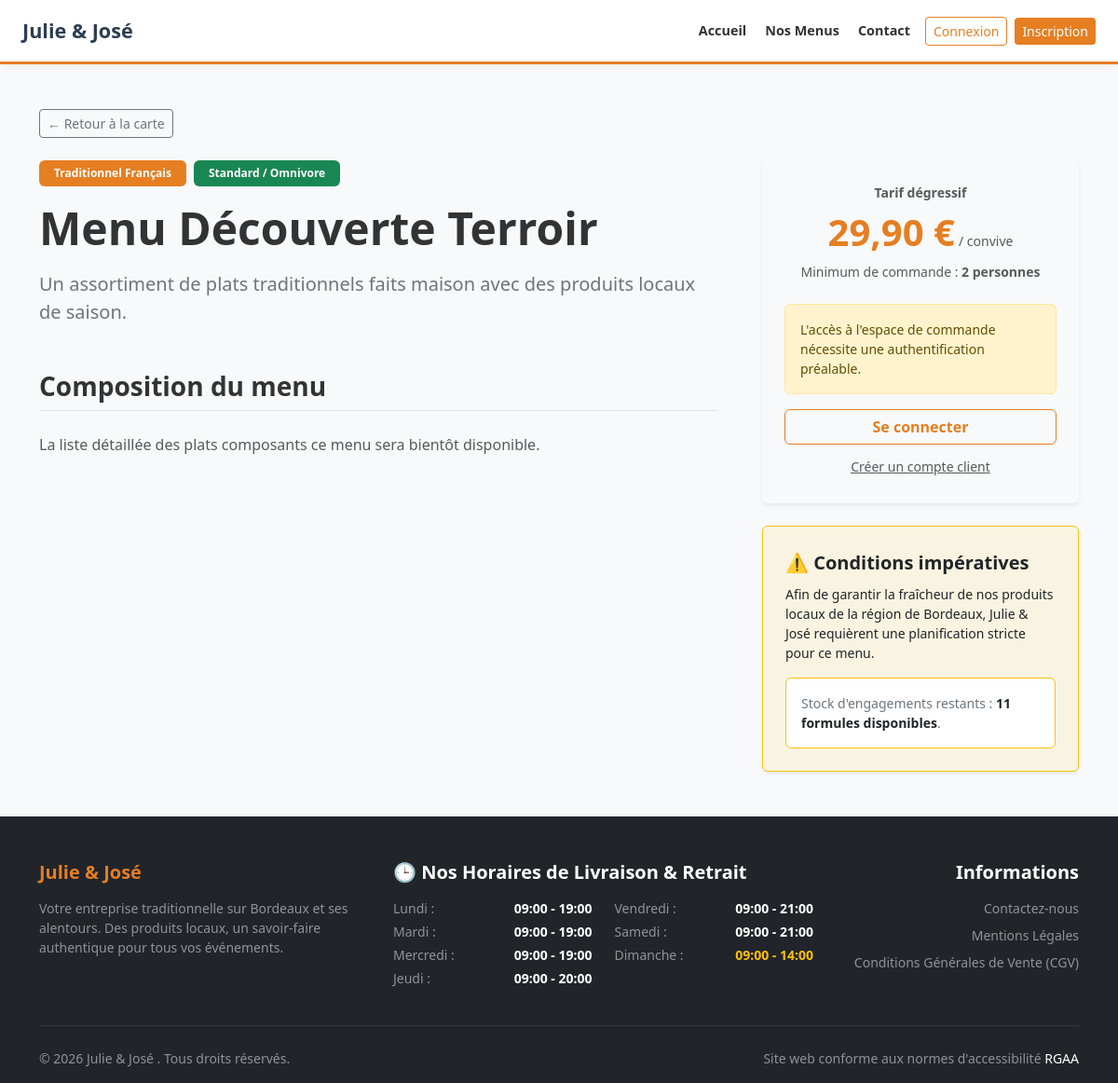
/menu_detail.php?id=1, run on the app's committed database.
### tables this page shows
CREATE TABLE `menu` (
  `menu_id` int(11) NOT NULL,
  `titre` varchar(50) NOT NULL,
  `nombre_personne_minimum` int(11) NOT NULL,
  `prix_par_personne` double NOT NULL,
  `regime` varchar(50) DEFAULT NULL,
  `description` varchar(250) DEFAULT NULL,
  `quantite_restante` int(11) DEFAULT NULL,
  `regime_id` int(11) DEFAULT NULL,
  `theme_id` int(11) DEFAULT NULL
);

CREATE TABLE `theme` (
  `theme_id` int(11) NOT NULL,
  `libelle` varchar(50) NOT NULL
);

CREATE TABLE `regime` (
  `regime_id` int(11) NOT NULL,
  `libelle` varchar(50) NOT NULL
);

### public/menu_detail.php (the view, shortened to what this page needs)
<?php
require_once __DIR__ . '/../includes/header.php';
require_once __DIR__ . '/../includes/db_connect.php';
$menu_id = isset($_GET['id']) ? (int)$_GET['id'] : 0;
$queryMenu = "SELECT m.*, t.libelle AS theme_nom, r.libelle AS regime_nom
              FROM menu m
              LEFT JOIN theme t ON m.theme_id = t.theme_id
              LEFT JOIN regime r ON m.regime_id = r.regime_id
              WHERE m.menu_id = ?";
$stmtMenu = $pdo->prepare($queryMenu);
$stmtMenu->execute([$menu_id]);
$menu = $stmtMenu->fetch();
$queryPlats = "SELECT p.* FROM plat p
               JOIN menu_plat mp ON p.plat_id = mp.plat_id
               WHERE mp.menu_id = ?";
$stmtPlats = $pdo->prepare($queryPlats);
$stmtPlats->execute([$menu_id]);
$plats = $stmtPlats->fetchAll();
?>
<div class="container py-5">
    <div class="mb-4">
        <a href="menus.php" class="btn btn-outline-secondary btn-sm">← Retour à la carte</a>
    </div>
    <div class="row g-5">
        <div class="col-lg-8">
            <div class="d-flex align-items-center gap-2 mb-3">
                <span class="badge bg-primary px-3 py-2"><?= htmlspecialchars($menu['theme_nom'] ?? 'Événement') ?></span>
                <span class="badge bg-success px-3 py-2"><?= htmlspecialchars($menu['regime_nom'] ?? 'Classique') ?></span>
            </div>
            <h1 class="display-5 fw-bold mb-3"><?= htmlspecialchars($menu['titre']) ?></h1>
            <p class="lead text-secondary mb-5"><?= htmlspecialchars($menu['description']) ?></p>
            <h3 class="fw-bold mb-4 border-bottom pb-2">Composition du menu</h3>
            <?php if (empty($plats)): ?>
                <p class="text-muted italic">La liste détaillée des plats composants ce menu sera bientôt disponible.</p>
            <?php endif; ?>
        </div>
        <div class="col-lg-4">
            <div class="card border-0 shadow-sm p-4 bg-light mb-4 text-center">
                <span class="text-muted small uppercase fw-bold">Tarif dégressif</span>
                <div class="my-2">
                    <span class="display-6 fw-bold text-primary"><?= number_format($menu['prix_par_personne'], 2, ',', ' ') ?> €</span>
                    <span class="text-muted small"> / convive</span>
                </div>
                <div class="text-muted small mb-4">
                    Minimum de commande : <strong><?= (int)$menu['nombre_personne_minimum'] ?> personnes</strong>
                </div>
                <?php if (isset($_SESSION['user_id'])): ?>
                    <a href="commande.php?menu_id=<?= $menu['menu_id'] ?>" class="btn btn-primary btn-lg w-100 text-white fw-bold shadow-sm">
                        Commander ce menu
                    </a>
                <?php else: ?>
                    <div class="alert alert-warning small text-start mb-3">
                        L'accès à l'espace de commande nécessite une authentification préalable.
                    </div>
                    <a href="login.php" class="btn btn-outline-primary w-100 fw-bold mb-2">Se connecter</a>
                    <a href="register.php" class="btn btn-link btn-sm w-100 text-muted">Créer un compte client</a>
                <?php endif; ?>
            </div>
            <div class="card border-warning bg-warning bg-opacity-10 p-4 shadow-sm">
                <div class="d-flex align-items-center gap-2 mb-2 text-warning-dark">
                    <strong class="fs-5">⚠️ Conditions impératives</strong>
                </div>
                <p class="small text-dark mb-3">
                    Afin de garantir la fraîcheur de nos produits locaux de la région de Bordeaux, Julie & José requièrent une planification stricte pour ce menu.
                </p>
                <div class="small bg-white p-3 rounded border border-warning border-opacity-20 text-secondary">
                    Stock d'engagements restants : <strong class="text-dark"><?= (int)$menu['quantite_restante'] ?> formules disponibles</strong>.
                </div>
            </div>
        </div>
    </div>
</div>
<?php require_once __DIR__ . '/../includes/footer.php'; ?>

### assets/style.css (style rules this page uses)
:root { --main-orange: #FF7F50; --dark-orange: #E66A3D; --light-bg: #FFFFFF; }
body { background-color: var(--light-bg); color: #333; font-family: 'Segoe UI', sans-serif; }

### includes/header.php (style rules this page uses)
:root { --primary-orange: #E67E22; --dark-orange: #D35400; --light-bg: #F8F9FA; }
body { background-color: var(--light-bg); color: #333333; display: flex; flex-direction: column; min-height: 100vh; }
.btn-outline-primary { color: var(--primary-orange) !important; border-color: var(--primary-orange) !important; }
.text-primary { color: var(--primary-orange) !important; }
.bg-primary { background-color: var(--primary-orange) !important; }
.badge.bg-primary { background-color: var(--primary-orange) !important; color: #FFFFFF !important; }

### data on the page
menu: theme.libelle "Traditionnel Français", regime.libelle "Standard / Omnivore", titre "Menu Découverte Terroir", description "Un assortiment de plats traditionnels faits maison avec des produits locaux de saison.", prix_par_personne "29,90", nombre_personne_minimum "2", quantite_restante "11"
